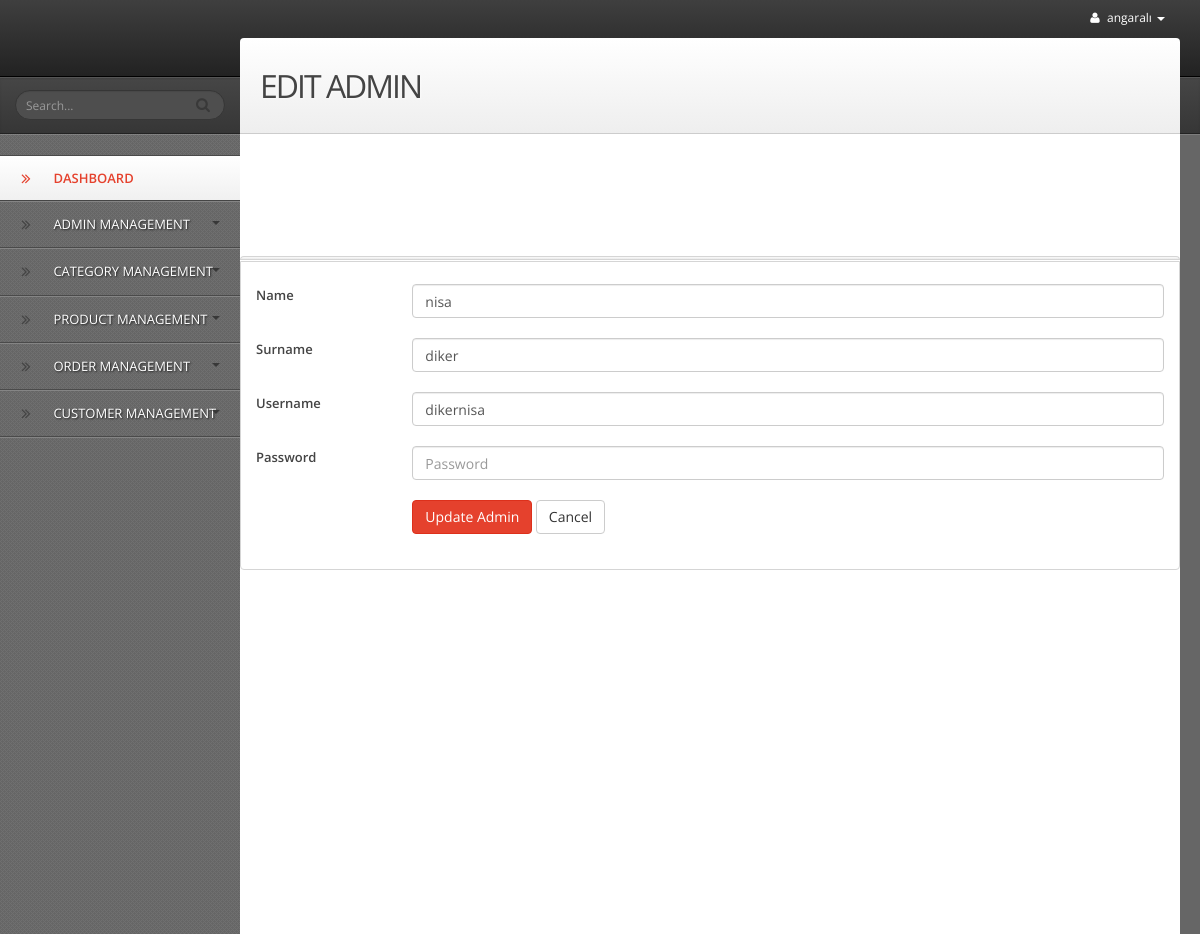
The app's page /back-end/admin_panel/edit_admin.php?admin_id=21 (signed in) with its own data.
### tables this page shows
CREATE TABLE `admin_table` (
  `admin_id` int(11) NOT NULL,
  `admin_name` varchar(255) NOT NULL,
  `admin_surname` varchar(255) NOT NULL,
  `admin_username` varchar(255) NOT NULL,
  `admin_pass` varchar(255) NOT NULL,
  `admin_status` int(11) NOT NULL
);

### back-end/admin_panel/edit_admin.php (the view, shortened to what this page needs)
<?php
include("config.php");
$servername = "localhost";
$username = "root";
$password = "";
$dbname = "test";
$conn = new mysqli($servername, $username, $password, $dbname);
if (isset($_GET['admin_id'])) {
    $admin_id = $_GET['admin_id'];
    $sql = "SELECT * FROM admin_table WHERE admin_id = $admin_id";
    $result = $conn->query($sql);
    if ($result->num_rows > 0) {
        $row = $result->fetch_assoc();
    } else {
        echo "No admin found with this ID";
        exit;
    }
}
?>
<?php include('header.php'); ?>
<body>
<div id="wrapper">
    <?php include('top_bar.php'); ?>
    <?php include('left_sidebar.php'); ?>
    <div id="content">
        <div id="content-header">
            <h1>EDIT ADMIN</h1>
        </div>
        <div class="portlet">
            <div class="portlet-header"></div>
            <div class="portlet-content">
                <form action="edit_admin.php" method="POST" class="form-horizontal" role="form">
                    <div class="form-group">
                        <label class="col-md-2">Name</label>
                        <div class="col-md-10">
                            <input type="text" name="admin_name" class="form-control" placeholder="Name" value="<?php echo $row['admin_name']; ?>">
                        </div>
                    </div>
                    <div class="form-group">
                        <label class="col-md-2">Surname</label>
                        <div class="col-md-10">
                            <input type="text" name="admin_surname" class="form-control" placeholder="Surname" value="<?php echo $row['admin_surname']; ?>">
                        </div>
                    </div>
                    <div class="form-group">
                        <label class="col-md-2">Username</label>
                        <div class="col-md-10">
                            <input type="text" name="admin_username" class="form-control" placeholder="Username" value="<?php echo $row['admin_username']; ?>">
                        </div>
                    </div>
                    <div class="form-group">
                        <label class="col-md-2">Password</label>
                        <div class="col-md-10">
                            <input type="password" name="admin_pass" class="form-control" placeholder="Password">
                        </div>
                    </div>
                    <div class="form-group">
                        <div class="col-md-offset-2 col-md-10">
                            <button type="submit" name="adminedit" class="btn btn-primary">Update Admin</button>
                            <button type="button" class="btn btn-default" onclick="window.history.back()">Cancel</button>
                        </div>
                    </div>
                </form>
            </div>
        </div>
    </div>
</div>
</body>
</html>

### records on screen
admin_table: admin_name "nisa", admin_surname "diker", admin_username "dikernisa"

### other values on screen
$_SESSION['admin_username'] "angaralı"
